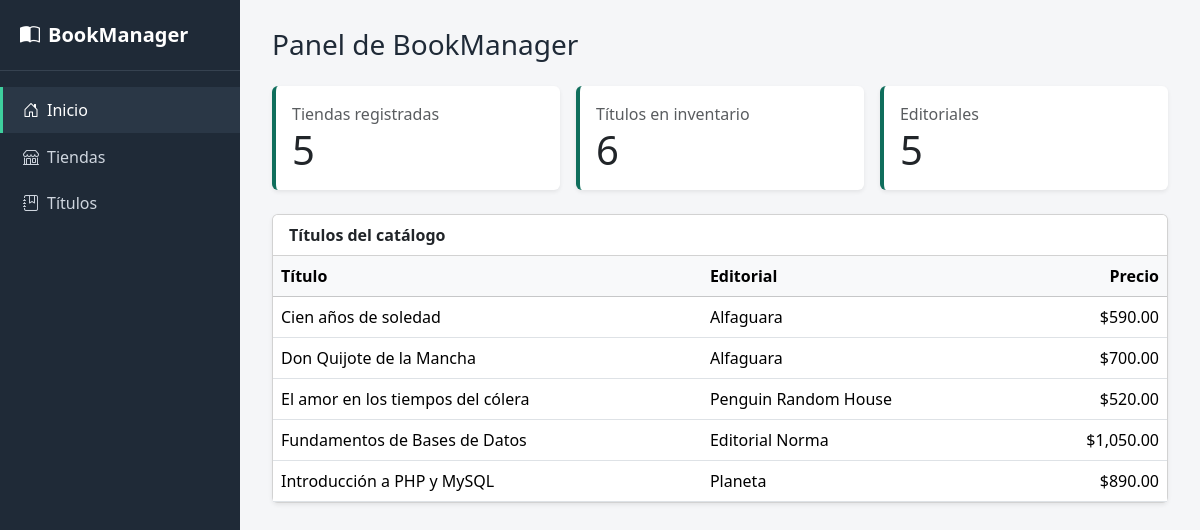
Before: / with the older database file.
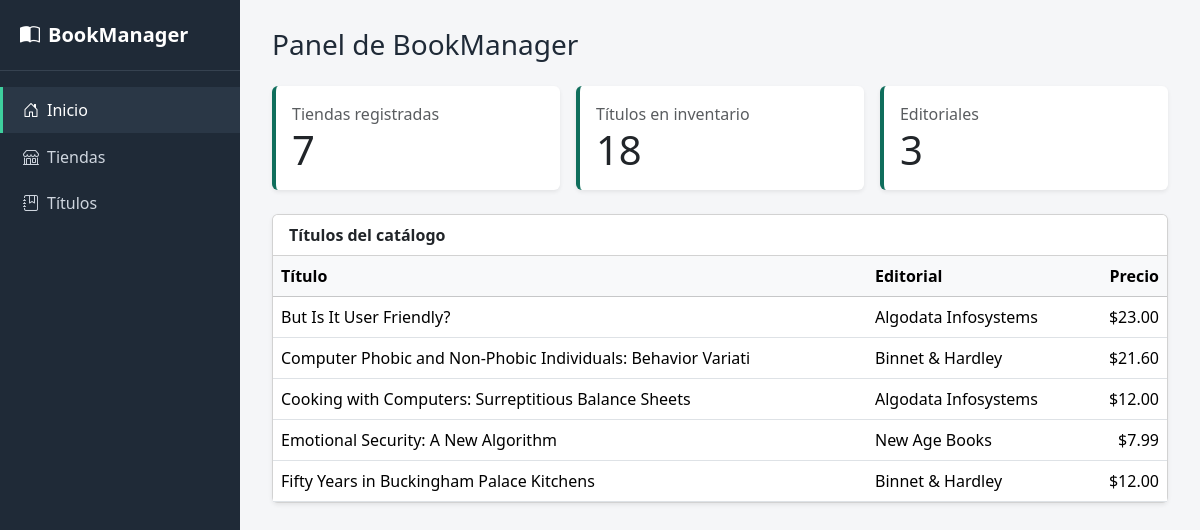
After: the same page with the newer database file.
### tables this page shows
CREATE TABLE `titulos` (
  `id_titulo` varchar(6) NOT NULL,
  `titulo` varchar(60) NOT NULL,
  `tipo` varchar(15) NOT NULL,
  `id_pub` varchar(4) NOT NULL,
  `precio` double default NULL,
  `avance` double default NULL,
  `total_ventas` int(11) default NULL,
  `notas` varchar(255) NOT NULL,
  `fecha_pub` datetime NOT NULL,
  `contrato` varchar(1) NOT NULL,
  PRIMARY KEY  (`id_titulo`)
);

CREATE TABLE `publicadores` (
  `id_pub` varchar(4) NOT NULL,
  `nombre_pub` varchar(30) NOT NULL,
  `ciudad` varchar(15) NOT NULL,
  `estado` varchar(2) NOT NULL,
  PRIMARY KEY  (`id_pub`)
);

### models/Tienda.php (called while the page is built, shortened)
<?php
class Tienda
{
    private PDO $db;
    public function __construct(PDO $db)
    {
        $this->db = $db;
    }
    public function contar(): int
    {
        $stmt = $this->db->prepare('SELECT COUNT(*) FROM tiendas');
        $stmt->execute();
        return (int) $stmt->fetchColumn();
    }
}

### models/Titulo.php (called while the page is built, shortened)
<?php
class Titulo
{
    private PDO $db;
    public function __construct(PDO $db)
    {
        $this->db = $db;
    }
    public function getPublicadores(): array
    {
        $stmt = $this->db->prepare('SELECT id_pub, nombre_pub FROM publicadores ORDER BY nombre_pub ASC');
        $stmt->execute();
        return $stmt->fetchAll();
    }
    public function getAll(): array
    {
        $stmt = $this->db->prepare(
            'SELECT t.*, p.nombre_pub
               FROM titulos t
               LEFT JOIN publicadores p ON p.id_pub = t.id_pub
              ORDER BY t.titulo ASC'
        );
        $stmt->execute();
        return $stmt->fetchAll();
    }
    public function contar(): int
    {
        $stmt = $this->db->prepare('SELECT COUNT(*) FROM titulos');
        $stmt->execute();
        return (int) $stmt->fetchColumn();
    }
}

### includes/helpers.php (called while the page is built, shortened)
<?php
function e(?string $valor): string
{
    return htmlspecialchars((string) $valor, ENT_QUOTES, 'UTF-8');
}

### index.php (the view, shortened to what this page needs)
<?php
require_once __DIR__ . '/models/Tienda.php';
require_once __DIR__ . '/models/Titulo.php';
$db = (new Database())->getConnection();
$tiendaModel = new Tienda($db);
$tituloModel = new Titulo($db);
$totalTiendas = $tiendaModel->contar();
$totalTitulos = $tituloModel->contar();
$totalEditoriales = count($tituloModel->getPublicadores());
$recientes = array_slice($tituloModel->getAll(), 0, 5);
require __DIR__ . '/includes/header.php';
?>
<h1 class="h3 mb-4">Panel de BookManager</h1>
<div class="row g-3 mb-4">
  <div class="col-md-4"><div class="card tarjeta-dato shadow-sm"><div class="card-body">
    <div class="text-muted">Tiendas registradas</div><div class="display-6"><?= $totalTiendas ?></div></div></div></div>
  <div class="col-md-4"><div class="card tarjeta-dato shadow-sm"><div class="card-body">
    <div class="text-muted">Títulos en inventario</div><div class="display-6"><?= $totalTitulos ?></div></div></div></div>
  <div class="col-md-4"><div class="card tarjeta-dato shadow-sm"><div class="card-body">
    <div class="text-muted">Editoriales</div><div class="display-6"><?= $totalEditoriales ?></div></div></div></div>
</div>
<div class="card shadow-sm">
  <div class="card-header bg-white fw-semibold">Títulos del catálogo</div>
  <div class="table-responsive">
    <table class="table table-hover mb-0 align-middle">
      <thead class="table-light"><tr><th>Título</th><th>Editorial</th><th class="text-end">Precio</th></tr></thead>
      <tbody>
      <?php foreach ($recientes as $t): ?>
        <tr><td><?= e($t['titulo']) ?></td><td><?= e($t['nombre_pub']) ?></td><td class="text-end"><?= $t['precio'] !== null ? '$' . number_format((float) $t['precio'], 2) : '—' ?></td></tr>
      <?php endforeach; ?>
      </tbody>
    </table>
  </div>
</div>
<?php require __DIR__ . '/includes/footer.php'; ?>

Changed rows visible on the page:
removed titulos: titulo "Cien años de soledad", id_pub.nombre_pub "Alfaguara", precio "590.00"
removed titulos: titulo "Don Quijote de la Mancha", id_pub.nombre_pub "Alfaguara", precio "700.00"
removed titulos: titulo "El amor en los tiempos del cólera", id_pub.nombre_pub "Penguin Random House", precio "520.00"
removed titulos: titulo "Fundamentos de Bases de Datos", id_pub.nombre_pub "Editorial Norma", precio "1,050.00"
removed titulos: titulo "Introducción a PHP y MySQL", id_pub.nombre_pub "Planeta", precio "890.00"
added titulos: titulo "But Is It User Friendly?", id_pub.nombre_pub "Algodata Infosystems", precio "23.00"
added titulos: titulo "Computer Phobic and Non-Phobic Individuals: Behavior Variati", id_pub.nombre_pub "Binnet & Hardley", precio "21.60"
added titulos: titulo "Cooking with Computers: Surreptitious Balance Sheets", id_pub.nombre_pub "Algodata Infosystems", precio "12.00"
added titulos: titulo "Emotional Security: A New Algorithm", id_pub.nombre_pub "New Age Books", precio "7.99"
added titulos: titulo "Fifty Years in Buckingham Palace Kitchens", id_pub.nombre_pub "Binnet & Hardley", precio "12.00"
Other visible differences:
$totalTiendas: "5" → "7"
$totalTitulos: "6" → "18"
$totalEditoriales: "5" → "3"
